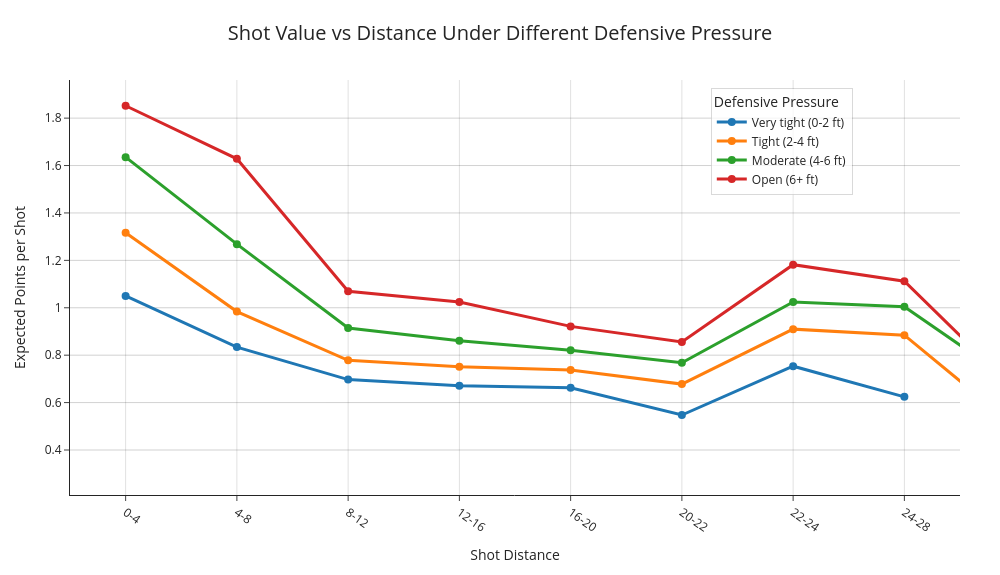

Notebook cell for this chart:
### Markdown cell above
## Binned Expected Value by Defender Distance

### Code cell
pressure_labels = [
    "Very tight (0-2 ft)",
    "Tight (2-4 ft)",
    "Moderate (4-6 ft)",
    "Open (6+ ft)"
]

pressure_ev = (
    df.dropna(
        subset=[
            "shot_distance_bin",
            "def_pressure_bin",
            "expected_shot_value"
        ]
    )
    .groupby(
        ["shot_distance_bin","def_pressure_bin"],
        observed=False
    )
    .agg(
        expected_value=("expected_shot_value","mean"),
        actual_points_per_shot=("actual_points","mean"),
        attempts=("expected_shot_value","size"),
    )
    .reset_index()
)

min_attempts = 75
pressure_plot = pressure_ev[
    pressure_ev["attempts"] >= min_attempts
].copy()

fig = go.Figure()

colors = {
    "Very tight (0-2 ft)": "#1f77b4",
    "Tight (2-4 ft)": "#ff7f0e",
    "Moderate (4-6 ft)": "#2ca02c",
    "Open (6+ ft)": "#d62728",
}

for label in pressure_labels:

    line_data = (
        pressure_plot[
            pressure_plot["def_pressure_bin"] == label
        ]
        .set_index("shot_distance_bin")
        .reindex(distance_labels)
        .reset_index()
    )

    fig.add_trace(
        go.Scatter(
            x=line_data["shot_distance_bin"],
            y=line_data["expected_value"],
            mode="lines+markers",
            name=label,

            line=dict(
                width=3,
                color=colors[label]
            ),

            marker=dict(
                size=8,
                color=colors[label]
            ),

            customdata=np.column_stack([
                line_data["attempts"].fillna(0),
                line_data["actual_points_per_shot"]
            ]),

            hovertemplate=
                "<b>%{x}</b><br>" +
                "Pressure: " + label + "<br>" +
                "Expected Value: %{y:.3f}<br>" +
                "Actual Pts/Shot: %{customdata[1]:.3f}<br>" +
                "Attempts: %{customdata[0]:,.0f}" +
                "<extra></extra>"
        )
    )


league_avg = df["expected_shot_value"].mean()

if "22-24 (Corner 3)" in distance_labels:
    split = distance_labels.index("22-24 (Corner 3)")
    fig.add_vline(
        x=split - 0.5,
        line_dash="dot",
        line_color="black",
        annotation_text="3PT range",
        annotation_position="top"
    )


fig.update_layout(
    title=dict(
        text="Shot Value vs Distance Under Different Defensive Pressure",
        x=0.5,
        xanchor="center",
        font=dict(size=20)
    ),

    xaxis_title="Shot Distance",
    yaxis_title="Expected Points per Shot",

    template="simple_white",
    width=1000,
    height=575,

    hovermode="closest",

    legend=dict(
        title="Defensive Pressure",
        x=0.72,
        y=0.98,
        xanchor="left",
        yanchor="top",
        bgcolor="rgba(255,255,255,0.75)",
        bordercolor="rgba(0,0,0,0.15)",
        borderwidth=1
    ),

    margin=dict(
        l=70,
        r=40,
        t=80,
        b=80
    )
)

fig.update_xaxes(
    tickangle=35,
    showgrid=True,
    gridcolor="rgba(0,0,0,0.12)",
    range=[-0.5, 7.5]   # removes blank 32-40 and 40+ space
)

fig.update_yaxes(
    showgrid=True,
    gridcolor="rgba(0,0,0,0.18)"
)

### Figure 1 — Plotly figure (JSON) as saved in the notebook; plotly's stock layout.template omitted (floating-point values rounded to 4 significant figures)
{"data": [{"customdata": [[10960.0, 1.06], [9934.0, 0.8546], [2613.0, 0.7103], [816.0, 0.7206], [616.0, 0.6753], [157.0, 0.6115], [375.0, 0.696], [345.0, 0.713], [0.0, NaN], [0.0, NaN], [0.0, NaN]], "hovertemplate": "<b>%{x}</b><br>Pressure: Very tight (0-2 ft)<br>Expected Value: %{y:.3f}<br>Actual Pts/Shot: %{customdata[1]:.3f}<br>Attempts: %{customdata[0]:,.0f}<extra></extra>", "line": {"color": "#1f77b4", "width": 3}, "marker": {"color": "#1f77b4", "size": 8}, "mode": "lines+markers", "name": "Very tight (0-2 ft)", "type": "scatter", "x": ["0-4", "4-8", "8-12", "12-16", "16-20", "20-22", "22-24", "24-28", "28-32", "32-40", "40+"], "y": [1.05, 0.8342, 0.6969, 0.6715, 0.6624, 0.5477, 0.7535, 0.6243, NaN, NaN, NaN]}, {"customdata": [[11180.0, 1.341], [11190.0, 1.013], [6171.0, 0.7639], [3994.0, 0.7862], [4764.0, 0.7607], [1672.0, 0.6711], [2746.0, 0.9312], [4032.0, 0.9263], [207.0, 0.6957], [0.0, NaN], [0.0, NaN]], "hovertemplate": "<b>%{x}</b><br>Pressure: Tight (2-4 ft)<br>Expected Value: %{y:.3f}<br>Actual Pts/Shot: %{customdata[1]:.3f}<br>Attempts: %{customdata[0]:,.0f}<extra></extra>", "line": {"color": "#ff7f0e", "width": 3}, "marker": {"color": "#ff7f0e", "size": 8}, "mode": "lines+markers", "name": "Tight (2-4 ft)", "type": "scatter", "x": ["0-4", "4-8", "8-12", "12-16", "16-20", "20-22", "22-24", "24-28", "28-32", "32-40", "40+"], "y": [1.317, 0.9839, 0.7782, 0.7509, 0.7376, 0.678, 0.9099, 0.8845, 0.4981, NaN, NaN]}, {"customdata": [[2559.0, 1.659], [2026.0, 1.265], [1951.0, 0.9247], [3051.0, 0.8568], [6553.0, 0.8335], [3011.0, 0.7778], [5159.0, 1.036], [9411.0, 1.021], [289.0, 0.6955], [76.0, 0.3158], [0.0, NaN]], "hovertemplate": "<b>%{x}</b><br>Pressure: Moderate (4-6 ft)<br>Expected Value: %{y:.3f}<br>Actual Pts/Shot: %{customdata[1]:.3f}<br>Attempts: %{customdata[0]:,.0f}<extra></extra>", "line": {"color": "#2ca02c", "width": 3}, "marker": {"color": "#2ca02c", "size": 8}, "mode": "lines+markers", "name": "Moderate (4-6 ft)", "type": "scatter", "x": ["0-4", "4-8", "8-12", "12-16", "16-20", "20-22", "22-24", "24-28", "28-32", "32-40", "40+"], "y": [1.635, 1.268, 0.9145, 0.8612, 0.8207, 0.768, 1.024, 1.004, 0.68, 0.3188, NaN]}, {"customdata": [[1090.0, 1.875], [508.0, 1.638], [315.0, 1.035], [919.0, 1.058], [3605.0, 0.9331], [1870.0, 0.8556], [5162.0, 1.183], [7887.0, 1.135], [206.0, 0.5388], [110.0, 0.3273], [0.0, NaN]], "hovertemplate": "<b>%{x}</b><br>Pressure: Open (6+ ft)<br>Expected Value: %{y:.3f}<br>Actual Pts/Shot: %{customdata[1]:.3f}<br>Attempts: %{customdata[0]:,.0f}<extra></extra>", "line": {"color": "#d62728", "width": 3}, "marker": {"color": "#d62728", "size": 8}, "mode": "lines+markers", "name": "Open (6+ ft)", "type": "scatter", "x": ["0-4", "4-8", "8-12", "12-16", "16-20", "20-22", "22-24", "24-28", "28-32", "32-40", "40+"], "y": [1.852, 1.628, 1.07, 1.025, 0.9215, 0.856, 1.182, 1.112, 0.6539, 0.4219, NaN]}], "layout": {"height": 575, "hovermode": "closest", "legend": {"bgcolor": "rgba(255,255,255,0.75)", "bordercolor": "rgba(0,0,0,0.15)", "borderwidth": 1, "title": {"text": "Defensive Pressure"}, "x": 0.72, "xanchor": "left", "y": 0.98, "yanchor": "top"}, "margin": {"b": 80, "l": 70, "r": 40, "t": 80}, "title": {"font": {"size": 20}, "text": "Shot Value vs Distance Under Different Defensive Pressure", "x": 0.5, "xanchor": "center"}, "width": 1000, "xaxis": {"gridcolor": "rgba(0,0,0,0.12)", "range": [-0.5, 7.5], "showgrid": true, "tickangle": 35, "title": {"text": "Shot Distance"}}, "yaxis": {"gridcolor": "rgba(0,0,0,0.18)", "showgrid": true, "title": {"text": "Expected Points per Shot"}}}}
